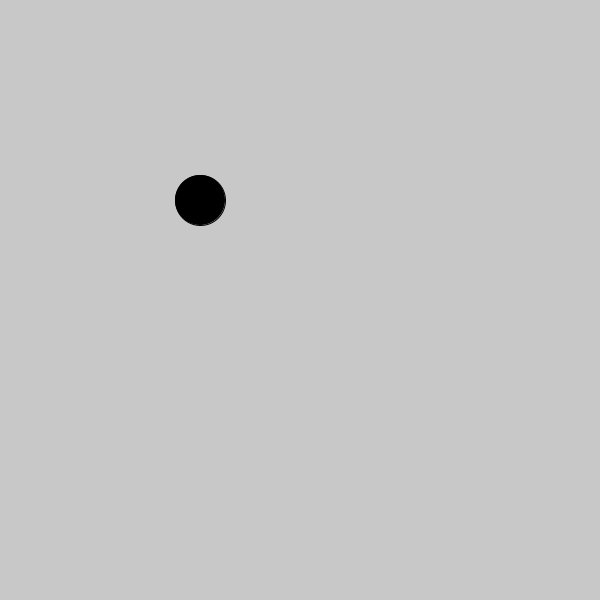
Frame 1 (no input)
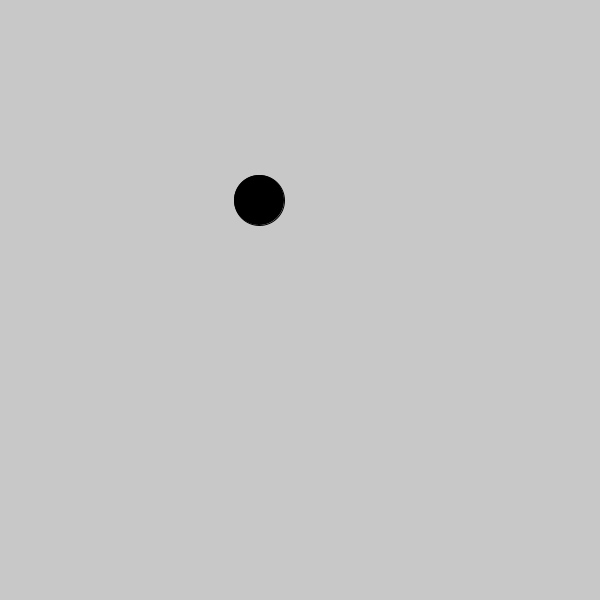
Frame 60 (the mouse pressed at the canvas centre just before this capture)
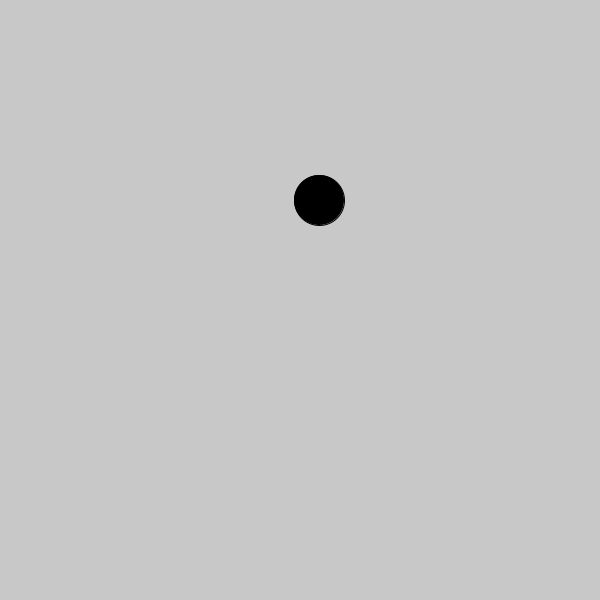
Frame 120 (the mouse held since frame 60 and released just before this capture)

The Processing sketch that drew these frames (run headless with seeded random() and noise(); from frame 60 on, the mouse is pressed at the canvas centre):

// Processing sketch: Moving_Ball
// ── Moving_Ball.pde
void setup(){
  size(600,600);
} 

//defines ballX, ballY
float ballX = 200; 
float ballY = 200;

//generates shape 
void draw(){
 background (200);
 fill(0);
 ellipse(ballX, ballY, 50, 50);
 ballX++;
 
 //resets ball X location
 if(ballX>600){
  ballX = 0; 
 }
}
